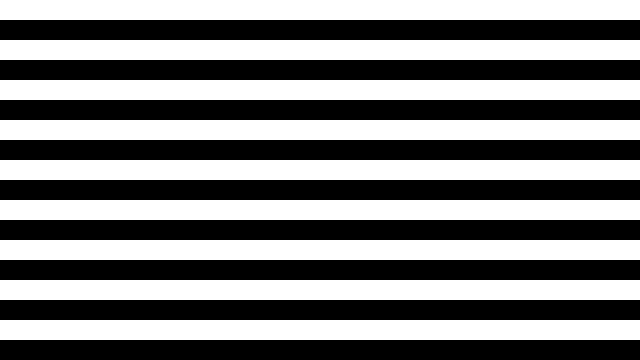
Frame 1 (no input)
Frame 60 (the mouse pressed at the canvas centre just before this capture): identical to frame 1, image omitted
Frame 120 (the mouse held since frame 60 and released just before this capture): identical to frame 1, image omitted

The Processing sketch that drew this single still picture (run headless with seeded random() and noise(); from frame 60 on, the mouse is pressed at the canvas centre):

// Processing sketch: horizontal_stripes
// ── horizontal_stripes.pde
// Horizontal Stripes
// The Coding Train / Daniel Shiffman
// Processing Intro Series

float h = 20;

void setup() {
  size(640, 360);
}

void draw() {
  background(0);
  fill(255);
  noStroke();
  for (float y = 0; y < height; y += h * 2) {
    rect(0, y, width, h);
  }
}
